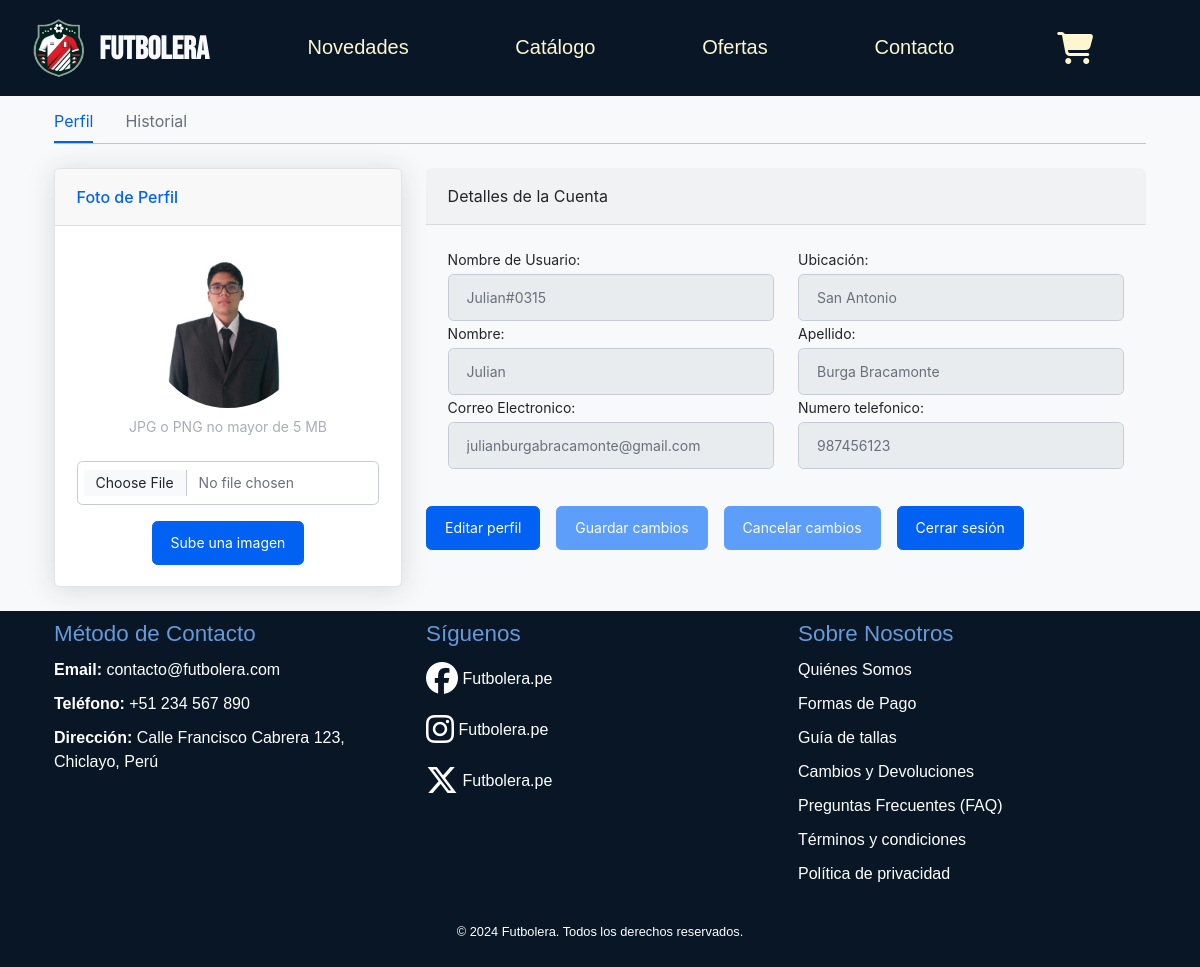
/Vista/editUser.php (signed in), run on the app's committed database.
### tables this page shows
CREATE TABLE `clientes` (
  `id_cliente` varchar(8) NOT NULL,
  `nombres` varchar(50) NOT NULL,
  `apellido` varchar(50) DEFAULT NULL,
  `email` varchar(100) DEFAULT NULL,
  `telefono` varchar(20) NOT NULL,
  `direccion` varchar(255) DEFAULT NULL,
  `contrasena` varchar(255) NOT NULL,
  `apodo` varchar(255) DEFAULT NULL,
  `imagen_perfil` varchar(255) DEFAULT NULL,
  PRIMARY KEY (`id_cliente`),
  UNIQUE KEY `email` (`email`)
);

### Vista/editUser.php (the view, shortened to what this page needs)
<?php
require '../Controlador/ConectionMySQL.php';
try {
    if (isset($_SESSION['id_cliente'])) {
        $id_cliente = $_SESSION['id_cliente'];
        $query = "SELECT id_cliente, nombres, apellido, email, telefono, direccion, apodo, imagen_perfil FROM clientes WHERE id_cliente = :id_cliente";
        $stmt = $pdo->prepare($query);
        $stmt->execute(['id_cliente' => $id_cliente]);
        $cliente = $stmt->fetch(PDO::FETCH_ASSOC);
        if (!$cliente) {
            echo "<script>
            alert('Por favor iniciar sesión');
            window.location = '../Vista/login_usuario.html';
            </script>";
        } else {
            $imagenPerfil = $cliente['imagen_perfil'] ? $cliente['imagen_perfil'] : '../Vista/imgs/novedades/modelo1.webp';
        }
    } else {
        echo "<script>
            alert('Por favor iniciar sesión');
            window.location = '../Vista/login_usuario.html';
            </script>";
    }
} catch (PDOException $e) {
    echo "Error al consultar la base de datos: " . $e->getMessage();
}
?>
<!DOCTYPE html>
<html lang="en">
<head>
    <link rel="stylesheet" href="https://cdn.jsdelivr.net/npm/bootstrap@5.3.3/dist/css/bootstrap.min.css">
    <link rel="stylesheet" href="./styles.css">
    <link rel="stylesheet" href="https://cdnjs.cloudflare.com/ajax/libs/font-awesome/6.6.0/css/all.min.css">
</head>
<body>
    <nav class="navbar navbar-expand-lg fixed-top" style="background-color: #081625;">
        <div class="container-fluid">
            <a class="navbar-brand text-light fw-semibold fs-2" href="./index.php">
                <img src="./imgs/logo-tienda.webp" alt="Shop logo" width="70" height="70"
                    class="d-inline-block align-text-center">
                Futbolera
            </a>
            <section class="offcanvas offcanvas-end" id="offCanvas" tabindex="-1">
                <div class="offcanvas-body d-flex flex-column justify-content-between px-0">
                    <ul class="navbar-nav fs-5 justify-content-evenly">
                        <li class="nav-item p-3 ">
                            <a class="nav-link" href="./novedades.php">Novedades</a>
                        </li>
                        <li class="nav-item p-3 ">
                            <a class="nav-link" href="./Catalogo.php">Catálogo</a>
                        </li>
                        <li class="nav-item p-3 ">
                            <a class="nav-link" href="ofertas.php">Ofertas</a>
                        </li>
                        <li class="nav-item p-3">
                            <a class="nav-link" href="./index.php#contacto">Contacto</a>
                        </li>
                        <li class="user-buttons d-flex justify-content-evenly p-2 ">
                            <a class="nav-link user-item" href="Shop.php">
                                <i class="fa-solid fa-cart-shopping users-icon py-2 px-1"></i>
                            </a>
                        </li>
                    </ul>
                </div>
            </section>
        </div>
    </nav>
    <main>
        <div id="layoutSidenav_content" class="bg-light pt-4">
            <main>
                <header class="page-header page-header-compact page-header-light border-bottom bg-white mb-4">
                    <div class="container-xl px-4">
                        <div class="page-header-content">
                            <div class="row align-items-center justify-content-between pt-3">
                                <div class="col-auto mb-3">
                                    <h1 class="page-header-title">
                                    </h1>
                                </div>
                            </div>
                        </div>
                    </div>
                </header>
                <div class="container-xl px-4 mt-4">
                    <nav class="nav nav-borders">
                        <a class="nav-link active ms-0" href="#">Perfil</a>
                        <a class="nav-link" href="./historialUser.php">Historial</a>
                    </nav>
                    <hr class="mt-0 mb-4" />
                    <div class="row">
                        <div class="col-xl-4">
                            <div class="card mb-4 mb-xl-0">
                                <div class="card-header">Foto de Perfil</div>
                                <div class="card-body text-center">
                                    <img class="img-account-profile rounded-circle mb-2" id="profilePic" src="<?php echo $imagenPerfil; ?>" alt="" />
                                    <div class="small font-italic text-muted mb-4">JPG o PNG no mayor de 5 MB</div>
                                    <form action="../Controlador/upload_image.php" method="POST" enctype="multipart/form-data">
                                        <input type="file" name="profile_image" accept="image/jpeg, image/png" class="form-control mb-3" required />
                                        <button class="btn btn-primary" type="submit">Sube una imagen</button>
                                    </form>
                                </div>
                            </div>
                        </div>
                        <div class="col-xl-8">
                            <div class="mb-4">
                                <div class="card-header">Detalles de la Cuenta</div>
                                <div class="card-body">
                                    <form method="post" action="guardar_cambios_user.php">
                                        <div class="row gx-3 mb-3">
                                            <div class="col-md-6">
                                                <label class="small mb-1" for="inputUsername">Nombre de Usuario:</label>
                                                <input class="form-control" name="apodo" type="text" placeholder="Ingresa tu nombre de usuario" value="<?php echo htmlspecialchars($cliente['apodo']); ?>" disabled /></div>
                                            <div class="col-md-6">
                                                <label class="small mb-1" for="inputLocation">Ubicación:</label>
                                                <input class="form-control" name="direccion" type="text" placeholder="Ingresa tu ubicacion" value="<?php echo htmlspecialchars($cliente['direccion']); ?>" disabled />
                                            </div>
                                            <div class="col-md-6">
                                                <label class="small mb-1" for="inputFirstName">Nombre:</label>
                                                <input class="form-control" name="nombre" type="text" placeholder="Ingresa tu nombre" value="<?php echo htmlspecialchars($cliente['nombres']); ?>" disabled />
                                            </div>
                                            <div class="col-md-6">
                                                <label class="small mb-1" for="inputLastName">Apellido:</label>
                                                <input class="form-control" name="apellido" type="text" placeholder="Ingresa tu apellido" value="<?php echo htmlspecialchars($cliente['apellido']); ?>" disabled />
                                            </div>
                                            <div class="col-md-6">
                                                <label class="small mb-1" for="inputEmailAddress">Correo Electronico:</label>
                                            <input class="form-control" name="email" type="email" placeholder="Ingresa tu email" value="<?php echo htmlspecialchars($cliente['email']); ?>" disabled />
                                            </div>
                                            <div class="col-md-6">
                                                <label class="small mb-1" for="inputPhone">Numero telefonico:</label>
                                                <input class="form-control" name="telefono" type="tel" placeholder="Ingresa tu numero" value="<?php echo htmlspecialchars($cliente['telefono']); ?>" disabled />
                                            </div>
                                        </div>
                                    </div>
                                        <div class="d-flex align-items-center">
                                            <button class="btn btn-primary me-3" type="button" onclick="habilitarCampos()">Editar perfil</button>
                                            <button class="btn btn-primary me-3" type="submit" id="guardarCambios" disabled>Guardar cambios</button>
                                            <button class="btn btn-primary me-3" type="button" id="cancelarCambios" disabled onclick="deshabilitarCampos()">Cancelar cambios</button>
                                            <button class="btn btn-primary me-3" type="button" onclick="cerrarSesion()">Cerrar sesión</button>
                                        </div>
                                </div>
                            </div>
                        </div>
                    </div>
                </div>
            </main>
    <footer class="footer">
        <div class="container">
            <div class="row">
                <div class="col-md-4 footer-seccion contact-info">
                    <h4 class="footer-title">Método de Contacto</h4>
                    <ul class="footer-list">
                        <li class="footer-info"><strong>Email:</strong> contacto@futbolera.com</li>
                        <li class="footer-info"><strong>Teléfono:</strong> +51 234 567 890</li>
                        <li class="footer-info"><strong>Dirección:</strong> Calle Francisco Cabrera 123, Chiclayo, Perú
                        </li>
                    </ul>
                </div>
                <div class="col-md-4 footer-seccion links-footer">
                    <h4 class="footer-title">Síguenos</h4>
                    <ul class="footer-list social-media">
                        <li><a class="footer-link" href="#" target="_blank">
                                <i class="fa-brands fa-facebook fa-2xl"> </i>
                                Futbolera.pe
                            </a></li>
                        <li><a class="footer-link" href="#" target="_blank">
                                <i class="fa-brands fa-instagram fa-2xl"></i>
                                Futbolera.pe
                            </a></li>
                        <li><a class="footer-link" href="#" target="_blank">
                                <i class="fa-brands fa-x-twitter fa-2xl"></i>
                                Futbolera.pe
                            </a></li>
                    </ul>
                </div>
                <div class="col-md-4 footer-seccion">
                    <h4 class="footer-title">Sobre Nosotros</h4>
                    <ul class="footer-list">
                        <li><a class="footer-link" href="#">Quiénes Somos</a></li>
                        <li><a class="footer-link" href="#">Formas de Pago</a></li>
                        <li><a class="footer-link" href="#">Guía de tallas</a></li>
                        <li><a class="footer-link" href="#">Cambios y Devoluciones</a></li>
                        <li><a class="footer-link" href="#">Preguntas Frecuentes (FAQ)</a></li>
                        <li><a class="footer-link" href="#">Términos y condiciones</a></li>
                        <li><a class="footer-link" href="#">Política de privacidad</a></li>
                    </ul>
                </div>
            </div>
        </div>
        <div class="footer-copy">
            <p>&copy; 2024 Futbolera. Todos los derechos reservados.</p>
        </div>
    </footer>
</body>
</html>

### data on the page
clientes: imagen_perfil (picture), apodo "Julian#0315", direccion "San Antonio", nombre "Julian", apellido "Burga Bracamonte", email "julianburgabracamonte@gmail.com", telefono "987456123"
